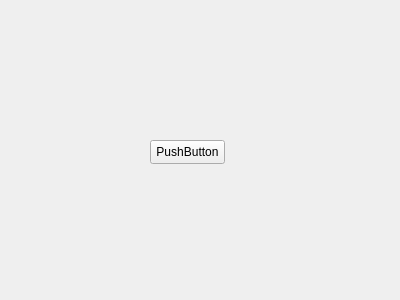
<?xml version="1.0" encoding="UTF-8"?>
<ui version="4.0">
 <class>Form</class>
 <widget class="QWidget" name="Form">
  <property name="geometry">
   <rect>
    <x>0</x>
    <y>0</y>
    <width>400</width>
    <height>300</height>
   </rect>
  </property>
  <property name="windowTitle">
   <string>Form</string>
  </property>
  <widget class="QPushButton" name="pushButton">
   <property name="geometry">
    <rect>
     <x>150</x>
     <y>140</y>
     <width>75</width>
     <height>24</height>
    </rect>
   </property>
   <property name="text">
    <string>PushButton</string>
   </property>
  </widget>
 </widget>
 <resources/>
 <connections/>
</ui>
